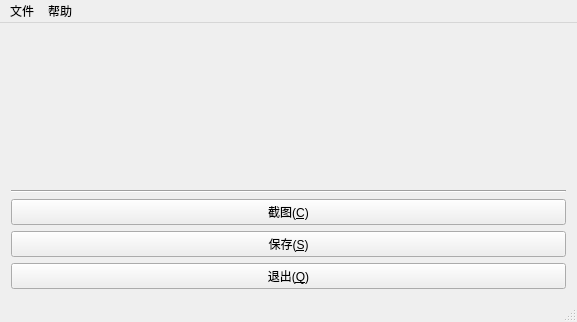
<?xml version="1.0" encoding="UTF-8"?>
<ui version="4.0">
 <class>MainWindow</class>
 <widget class="QMainWindow" name="MainWindow">
  <property name="geometry">
   <rect>
    <x>0</x>
    <y>0</y>
    <width>577</width>
    <height>321</height>
   </rect>
  </property>
  <property name="sizePolicy">
   <sizepolicy hsizetype="Expanding" vsizetype="Expanding">
    <horstretch>0</horstretch>
    <verstretch>0</verstretch>
   </sizepolicy>
  </property>
  <property name="minimumSize">
   <size>
    <width>0</width>
    <height>0</height>
   </size>
  </property>
  <property name="maximumSize">
   <size>
    <width>16777215</width>
    <height>16777215</height>
   </size>
  </property>
  <property name="windowTitle">
   <string>Camera</string>
  </property>
  <property name="statusTip">
   <string>准备就绪</string>
  </property>
  <widget class="QWidget" name="centralWidget">
   <layout class="QHBoxLayout" name="horizontalLayout_2">
    <item>
     <layout class="QHBoxLayout" name="horizontalLayout">
      <item>
       <layout class="QHBoxLayout" name="horizontalLayout_View"/>
      </item>
      <item>
       <layout class="QVBoxLayout" name="verticalLayout_2">
        <item>
         <widget class="QLabel" name="label_Display">
          <property name="minimumSize">
           <size>
            <width>150</width>
            <height>150</height>
           </size>
          </property>
          <property name="text">
           <string/>
          </property>
          <property name="scaledContents">
           <bool>true</bool>
          </property>
         </widget>
        </item>
        <item>
         <widget class="Line" name="line">
          <property name="orientation">
           <enum>Qt::Horizontal</enum>
          </property>
         </widget>
        </item>
        <item>
         <layout class="QVBoxLayout" name="verticalLayout">
          <item>
           <layout class="QGridLayout" name="gridLayout">
            <item row="2" column="0">
             <widget class="QPushButton" name="pushButton_Quit">
              <property name="text">
               <string>退出(&amp;Q)</string>
              </property>
             </widget>
            </item>
            <item row="1" column="0">
             <widget class="QPushButton" name="pushButton_Save">
              <property name="text">
               <string>保存(&amp;S)</string>
              </property>
             </widget>
            </item>
            <item row="0" column="0">
             <widget class="QPushButton" name="pushButton_Capture">
              <property name="text">
               <string>截图(&amp;C)</string>
              </property>
             </widget>
            </item>
           </layout>
          </item>
         </layout>
        </item>
       </layout>
      </item>
     </layout>
    </item>
   </layout>
  </widget>
  <widget class="QStatusBar" name="statusBar">
   <property name="statusTip">
    <string/>
   </property>
  </widget>
  <widget class="QMenuBar" name="menuBar">
   <property name="geometry">
    <rect>
     <x>0</x>
     <y>0</y>
     <width>577</width>
     <height>23</height>
    </rect>
   </property>
   <widget class="QMenu" name="menu">
    <property name="title">
     <string>文件</string>
    </property>
   </widget>
   <widget class="QMenu" name="menu_2">
    <property name="title">
     <string>帮助</string>
    </property>
   </widget>
   <addaction name="menu"/>
   <addaction name="menu_2"/>
  </widget>
 </widget>
 <layoutdefault spacing="6" margin="11"/>
 <resources/>
 <connections/>
</ui>
